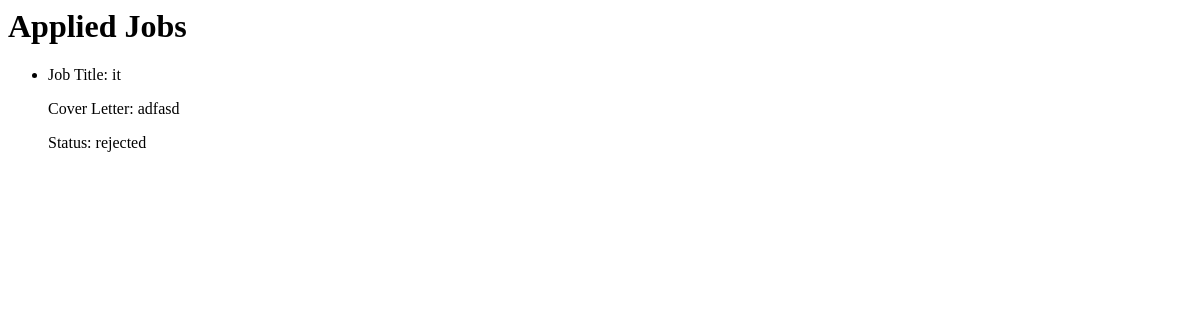
Before: /applied-jobs/ (signed in) with the older database file.
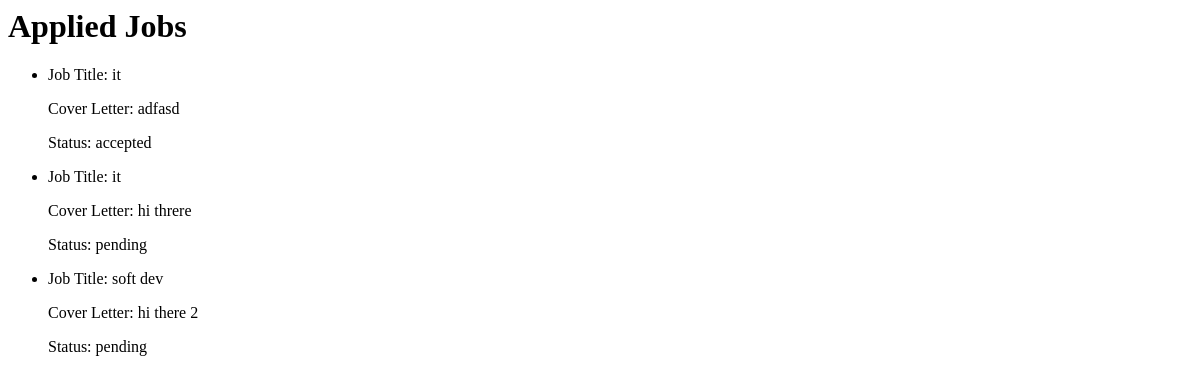
After: the same page with the newer database file.
### pms/models.py (models this page shows)
class JobApplication(models.Model):
    job = models.ForeignKey(JobPosting, on_delete=models.CASCADE)
    applicant = models.ForeignKey(StudentProfile, on_delete=models.CASCADE)
    cover_letter = models.TextField()
    status = models.CharField(max_length=20, choices=[("pending", "Pending"), ("accepted", "Accepted"), ("rejected", "Rejected")], default="pending")
    application_date = models.DateTimeField(auto_now_add=True)

class JobPosting(models.Model):
    title = models.CharField(max_length=100)
    description = models.TextField()
    company = models.ForeignKey(CompanyProfile, on_delete=models.CASCADE)
    application_deadline = models.DateField()
    is_active = models.BooleanField(default=True)

### pms/views.py (the view)
# urls.py: path('applied-jobs/', views.applied_jobs, name='applied_jobs'),
def applied_jobs(request):
    if request.user.is_student:
        job_applications = JobApplication.objects.filter(applicant=request.user.studentprofile)
        return render(request, 'pms/applied_jobs.html', {'job_applications': job_applications})
    else:
        return render(request, 'pms/access_denied.html')

### pms/templates/pms/applied_jobs.html
<h1>Applied Jobs</h1>
  <ul>
    {% for application in job_applications %}
      <li>
        <p>Job Title: {{ application.job.title }}</p>
        <p>Cover Letter: {{ application.cover_letter }}</p>
        <p>Status: {{ application.status }}</p>
      </li>
    {% empty %}
      <p>No job applications available.</p>
    {% endfor %}
  </ul>

Changed rows visible on the page:
changed JobApplication "adfasd": status "rejected" → "accepted"
added JobApplication: job "it", cover_letter "hi threre", status "pending"
added JobApplication: job "soft dev", cover_letter "hi there 2", status "pending"
